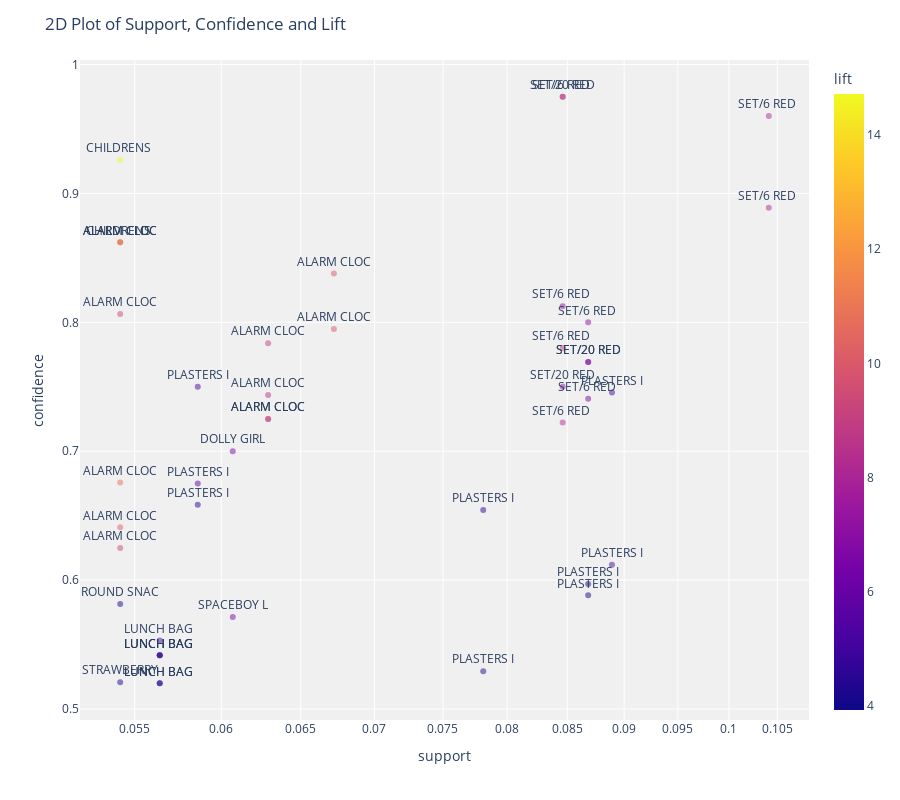

Notebook code for this chart:
### Markdown cell above
# 9.0 Plot Model

### Code cell
plot_model(model2)

### Figure 1 — Plotly figure (JSON) as saved in the notebook; plotly's stock layout.template omitted (floating-point values rounded to 4 significant figures)
{"data": [{"textposition": "top center", "hovertemplate": "support=%{x}<br>confidence=%{y}<br>antecedents=%{customdata[0]}<br>consequents=%{customdata[1]}<br>antecedents_short=%{text}<br>lift=%{marker.color}", "showlegend": false, "legendgroup": "", "name": "", "yaxis": "y", "text": ["SET/6 RED ", "SET/20 RED", "SET/6 RED ", "CHILDRENS ", "SET/6 RED ", "CHILDRENS ", "ALARM CLOC", "ALARM CLOC", "ALARM CLOC", "SET/6 RED ", "ALARM CLOC", "SET/6 RED ", "ALARM CLOC", "ALARM CLOC", "SET/6 RED ", "SET/20 RED", "SET/20 RED", "PLASTERS I", "SET/20 RED", "PLASTERS I", "ALARM CLOC", "SET/6 RED ", "ALARM CLOC", "ALARM CLOC", "SET/6 RED ", "DOLLY GIRL", "ALARM CLOC", "PLASTERS I", "PLASTERS I", "PLASTERS I", "ALARM CLOC", "ALARM CLOC", "PLASTERS I", "PLASTERS I", "PLASTERS I", "ROUND SNAC", "SPACEBOY L", "LUNCH BAG ", "LUNCH BAG ", "LUNCH BAG ", "LUNCH BAG ", "PLASTERS I", "STRAWBERRY", "LUNCH BAG ", "LUNCH BAG "], "customdata": [["SET/6 RED SPOTTY PAPER PLATES", "SET/6 RED SPOTTY PAPER CUPS"], ["SET/20 RED RETROSPOT PAPER NAPKINS ", "SET/6 RED SPOTTY PAPER PLATES"], ["SET/6 RED SPOTTY PAPER PLATES", "SET/6 RED SPOTTY PAPER CUPS"], ["CHILDRENS CUTLERY SPACEBOY ", "CHILDRENS CUTLERY DOLLY GIRL "], ["SET/6 RED SPOTTY PAPER CUPS", "SET/6 RED SPOTTY PAPER PLATES"], ["CHILDRENS CUTLERY DOLLY GIRL ", "CHILDRENS CUTLERY SPACEBOY "], ["ALARM CLOCK BAKELIKE PINK", "ALARM CLOCK BAKELIKE RED "], ["ALARM CLOCK BAKELIKE PINK", "ALARM CLOCK BAKELIKE GREEN"], ["ALARM CLOCK BAKELIKE RED ", "ALARM CLOCK BAKELIKE GREEN"], ["SET/6 RED SPOTTY PAPER PLATES", "SET/20 RED RETROSPOT PAPER NAPKINS "], ["ALARM CLOCK BAKELIKE GREEN", "ALARM CLOCK BAKELIKE PINK"], ["SET/6 RED SPOTTY PAPER PLATES", "SET/20 RED RETROSPOT PAPER NAPKINS "], ["ALARM CLOCK BAKELIKE GREEN", "ALARM CLOCK BAKELIKE RED "], ["ALARM CLOCK BAKELIKE RED ", "ALARM CLOCK BAKELIKE PINK"], ["SET/6 RED SPOTTY PAPER PLATES", "SET/20 RED RETROSPOT PAPER NAPKINS "], ["SET/20 RED RETROSPOT PAPER NAPKINS ", "SET/6 RED SPOTTY PAPER PLATES"], ["SET/20 RED RETROSPOT PAPER NAPKINS ", "SET/6 RED SPOTTY PAPER CUPS"], ["PLASTERS IN TIN CIRCUS PARADE ", "PLASTERS IN TIN WOODLAND ANIMALS"], ["SET/20 RED RETROSPOT PAPER NAPKINS ", "SET/6 RED SPOTTY PAPER PLATES"], ["PLASTERS IN TIN SPACEBOY", "PLASTERS IN TIN WOODLAND ANIMALS"], ["ALARM CLOCK BAKELIKE GREEN", "ALARM CLOCK BAKELIKE PINK"], ["SET/6 RED SPOTTY PAPER CUPS", "SET/20 RED RETROSPOT PAPER NAPKINS "], ["ALARM CLOCK BAKELIKE PINK", "ALARM CLOCK BAKELIKE GREEN"], ["ALARM CLOCK BAKELIKE PINK", "ALARM CLOCK BAKELIKE RED "], ["SET/6 RED SPOTTY PAPER CUPS", "SET/6 RED SPOTTY PAPER PLATES"], ["DOLLY GIRL LUNCH BOX", "SPACEBOY LUNCH BOX "], ["ALARM CLOCK BAKELIKE RED ", "ALARM CLOCK BAKELIKE PINK"], ["PLASTERS IN TIN CIRCUS PARADE ", "PLASTERS IN TIN SPACEBOY"], ["PLASTERS IN TIN SPACEBOY", "PLASTERS IN TIN CIRCUS PARADE "], ["PLASTERS IN TIN SPACEBOY", "PLASTERS IN TIN CIRCUS PARADE "], ["ALARM CLOCK BAKELIKE GREEN", "ALARM CLOCK BAKELIKE PINK"], ["ALARM CLOCK BAKELIKE PINK", "ALARM CLOCK BAKELIKE GREEN"], ["PLASTERS IN TIN WOODLAND ANIMALS", "PLASTERS IN TIN SPACEBOY"], ["PLASTERS IN TIN WOODLAND ANIMALS", "PLASTERS IN TIN CIRCUS PARADE "], ["PLASTERS IN TIN CIRCUS PARADE ", "PLASTERS IN TIN WOODLAND ANIMALS"], ["ROUND SNACK BOXES SET OF 4 FRUITS ", "ROUND SNACK BOXES SET OF4 WOODLAND "], ["SPACEBOY LUNCH BOX ", "DOLLY GIRL LUNCH BOX"], ["LUNCH BAG WOODLAND", "LUNCH BAG SPACEBOY DESIGN "], ["LUNCH BAG SPACEBOY DESIGN ", "LUNCH BAG WOODLAND"], ["LUNCH BAG SPACEBOY DESIGN ", "LUNCH BAG RED RETROSPOT"], ["LUNCH BAG SPACEBOY DESIGN ", "LUNCH BAG APPLE DESIGN"], ["PLASTERS IN TIN CIRCUS PARADE ", "PLASTERS IN TIN SPACEBOY"], ["STRAWBERRY LUNCH BOX WITH CUTLERY", "LUNCH BOX WITH CUTLERY RETROSPOT "], ["LUNCH BAG APPLE DESIGN", "LUNCH BAG SPACEBOY DESIGN "], ["LUNCH BAG APPLE DESIGN", "LUNCH BAG RED RETROSPOT"]], "y": [0.975, 0.975, 0.96, 0.9259, 0.8889, 0.8621, 0.8621, 0.8621, 0.8378, 0.8125, 0.8065, 0.8, 0.7949, 0.7838, 0.78, 0.7692, 0.7692, 0.75, 0.75, 0.7455, 0.7436, 0.7407, 0.725, 0.725, 0.7222, 0.7, 0.6757, 0.675, 0.6585, 0.6545, 0.641, 0.625, 0.6119, 0.597, 0.5882, 0.5814, 0.5714, 0.5532, 0.5417, 0.5417, 0.5417, 0.5294, 0.5208, 0.52, 0.52], "hoverlabel": {"namelength": 0}, "mode": "markers+text", "xaxis": "x", "marker": {"color": [8.324, 8.989, 8.196, 14.72, 8.196, 14.72, 10.74, 10.19, 9.904, 7.203, 9.294, 7.092, 9.904, 9.033, 8.989, 7.092, 6.567, 5.16, 7.203, 5.129, 8.57, 6.567, 8.57, 9.033, 8.324, 6.586, 10.74, 5.658, 4.465, 4.437, 10.19, 9.294, 5.129, 4.047, 4.047, 4.188, 6.586, 5.313, 5.313, 4.094, 4.994, 4.437, 4.212, 4.994, 3.93], "opacity": 0.5, "symbol": "circle", "coloraxis": "coloraxis"}, "x": [0.0846, 0.0846, 0.1041, 0.0542, 0.1041, 0.0542, 0.0542, 0.0542, 0.0672, 0.0846, 0.0542, 0.0868, 0.0672, 0.0629, 0.0846, 0.0868, 0.0868, 0.0586, 0.0846, 0.0889, 0.0629, 0.0868, 0.0629, 0.0629, 0.0846, 0.0607, 0.0542, 0.0586, 0.0586, 0.0781, 0.0542, 0.0542, 0.0889, 0.0868, 0.0868, 0.0542, 0.0607, 0.0564, 0.0564, 0.0564, 0.0564, 0.0781, 0.0542, 0.0564, 0.0564], "type": "scatter"}], "layout": {"xaxis": {"domain": [0, 1], "type": "log", "anchor": "y", "title": {"text": "support"}}, "title": {"text": "2D Plot of Support, Confidence and Lift"}, "plot_bgcolor": "rgb(240,240,240)", "yaxis": {"domain": [0, 1], "anchor": "x", "title": {"text": "confidence"}}, "height": 800, "margin": {"t": 60}, "legend": {"tracegroupgap": 0}, "coloraxis": {"colorbar": {"title": {"text": "lift"}}, "colorscale": [[0, "#0d0887"], [0.1111, "#46039f"], [0.2222, "#7201a8"], [0.3333, "#9c179e"], [0.4444, "#bd3786"], [0.5556, "#d8576b"], [0.6667, "#ed7953"], [0.7778, "#fb9f3a"], [0.8889, "#fdca26"], [1, "#f0f921"]]}}}
